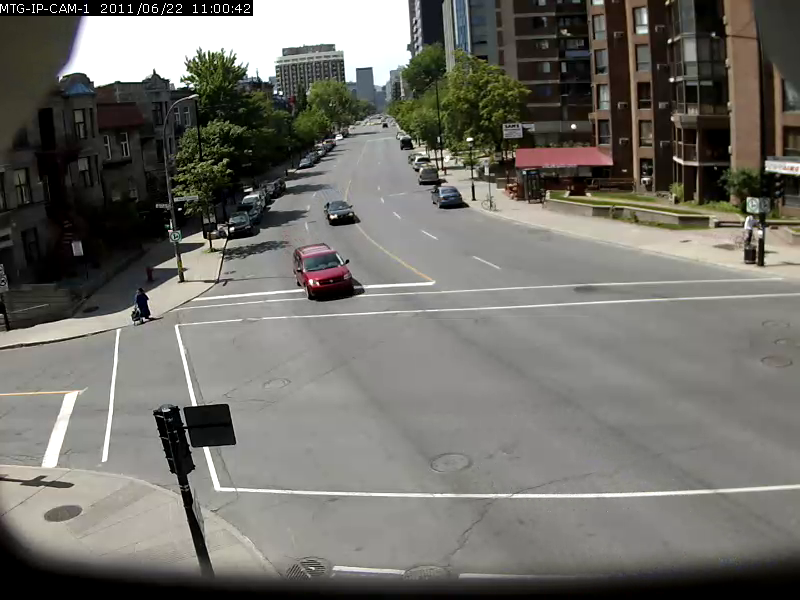
#> input picture frame 59 of Aula 12 - HOG, Reconhecimento de padrões/video.mp4, 800 x 600 px
$ jupyter execute 'Processamento de vídeo.ipynb'   (shell and % lines are left out)
#> lines starting #> are read from the running program, lines starting #| are printed output that depends on the picture
# Processamento de Vídeo utilizando o OpenCV

[cell 1]
import cv2
import numpy as np

### 1. Leitura e processamento de um arquivo de vídeo

[cell 2]
# Abre arquivo de vídeo
vcap = cv2.VideoCapture('video.mp4')

while True:

    # Obtém próximo frame do vídeo. ret indica se o frame
    # foi lido com sucesso, curr_frame possui a imagem
    ret, curr_frame = vcap.read()
#> curr_frame is the input picture: shape (600, 800, 3); mean B, G, R 104.5, 110.7, 112.4
    if ret==True:
        # Aqui podemos aplicar métodos de processamento de imagem
        # na imagem curr_frame. Por exemplo, transformar a imagem
        # para nível de cinza
        curr_frame_g = cv2.cvtColor(curr_frame, cv2.COLOR_BGR2GRAY)
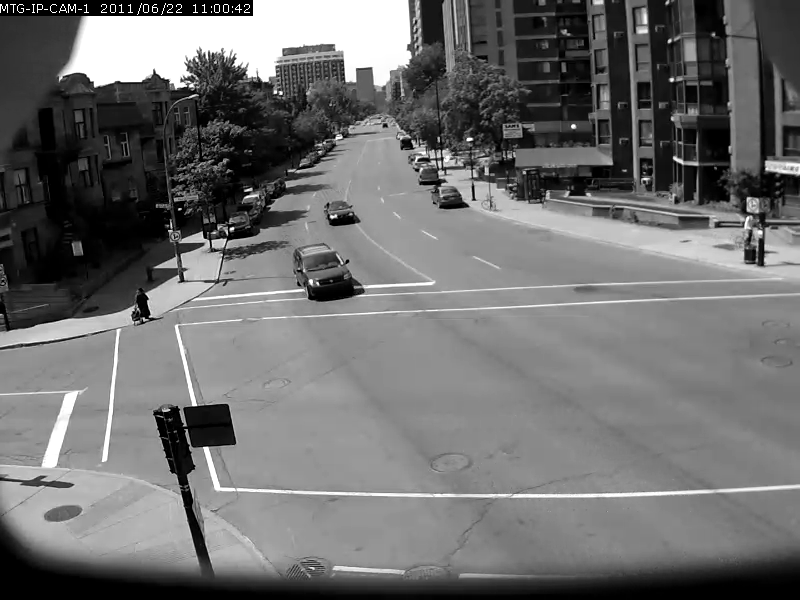
#> curr_frame_g: shape (600, 800); min 0, max 255, mean 110.5
        cv2.imshow('frame',curr_frame_g)

    # cv2.waitKey(x) faz o programa esperar x milisegundos para que uma tecla
    # seja digitada. Dependendo da plataforma, o resultado dessa função pode
    # ser um número com mais de 8 bits. É comum que uma operação bitwise and
    # seja feita entre o resultado dessa função e o número 0xff (11111111),
    # de forma que apenas os 8 primeiros bits sejam mantidos. A tecla esc
    # corresponde ao valor 27
    key = cv2.waitKey(1) & 0xff
#> (key Esc is pressed here)
    if key == 27:
        break

# Libera o arquivo
vcap.release()
# Fecha a janela
cv2.destroyAllWindows()

### 2. Leitura, processamento e escrita de um novo arquivo de vídeo

[cell 3]
def green_boost(img):

    green_channel = img[:,:,1]
    new_green_channel = np.power(green_channel, 0.5)
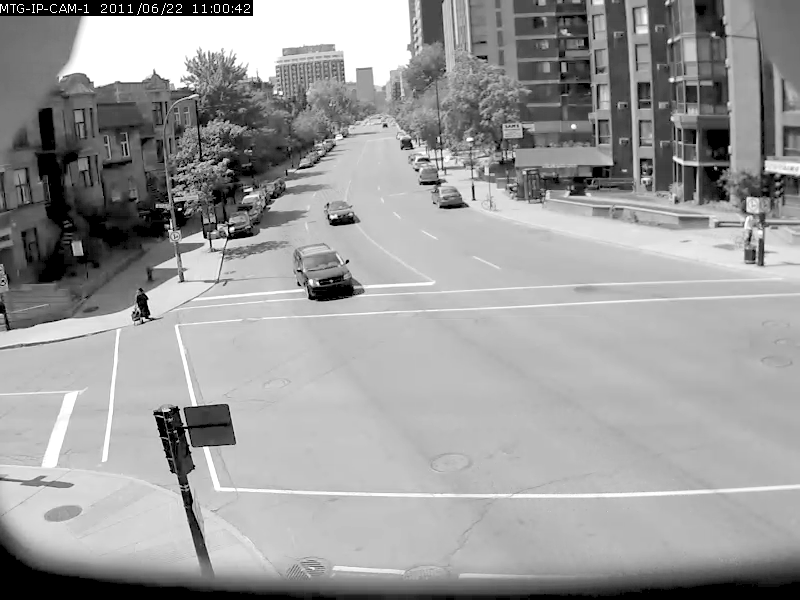
#> new_green_channel: shape (600, 800) float64; min 0, max 15.97, mean 9.75; drawn with min black and max white
    new_green_channel_normalized = 255*new_green_channel/np.max(new_green_channel)
    new_green_channel_normalized = np.round(new_green_channel_normalized).astype(np.uint8)
    new_img = img.copy()
    new_img[:,:,1] = new_green_channel_normalized
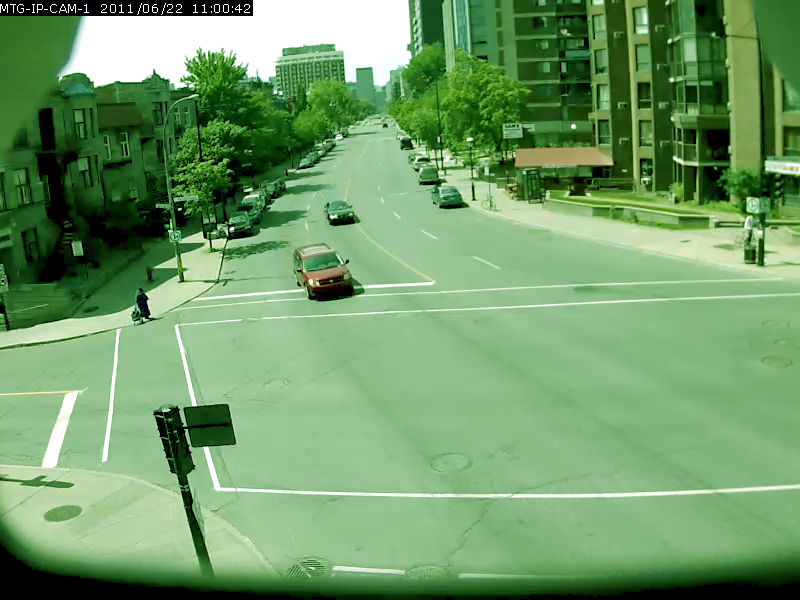
#> new_img: shape (600, 800, 3); mean B, G, R 104.5, 155.7, 112.4

    return new_img

vcap = cv2.VideoCapture('video.mp4')

# Obtém informações sobre o vídeo
fps = vcap.get(cv2.CAP_PROP_FPS)
w = int(vcap.get(cv2.CAP_PROP_FRAME_WIDTH))
h = int(vcap.get(cv2.CAP_PROP_FRAME_HEIGHT))

# Obtém o código associado com um dado codec de compressão de vídeo. MJPG
# tende a funcionar em diferentes plataformas, mas é meio ruim. Uma boa
# opção é o 'H264', mas é preciso que ele esteja instalado no sistema
codec = cv2.VideoWriter_fourcc(*'MJPG')

# Cria arquivo de saída
video_writer = cv2.VideoWriter('output.mp4', codec, fps, (w,h))

while True:
    ret, curr_frame = vcap.read()
    if ret==True:
        new_frame = green_boost(curr_frame)
        video_writer.write(new_frame)
    else:
        break

vcap.release()
video_writer.release()

$ run again, starting later in the video
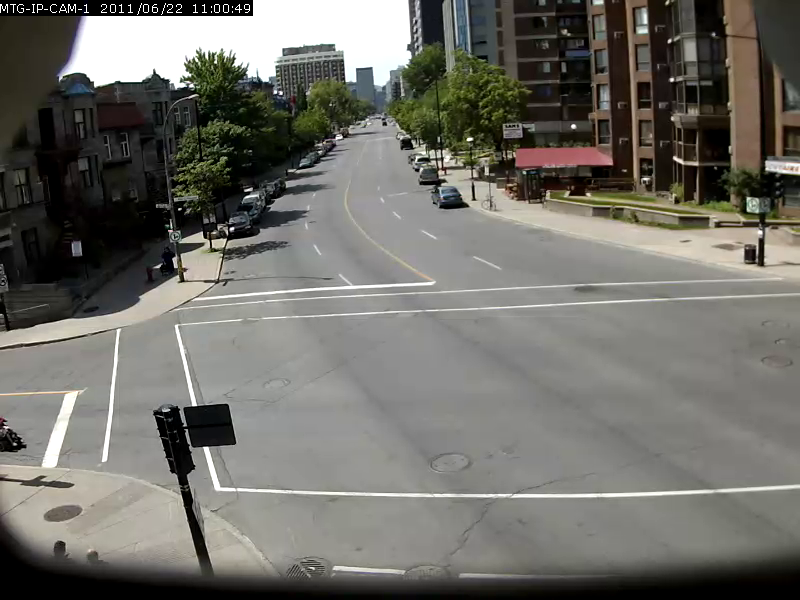
#> input picture frame 268 of Aula 12 - HOG, Reconhecimento de padrões/video.mp4, 800 x 600 px
#> curr_frame is the input picture: shape (600, 800, 3); mean B, G, R 104.1, 110.3, 111.6
#> in green_boost, `new_green_channel = np.power(green_channel, 0.5)`:
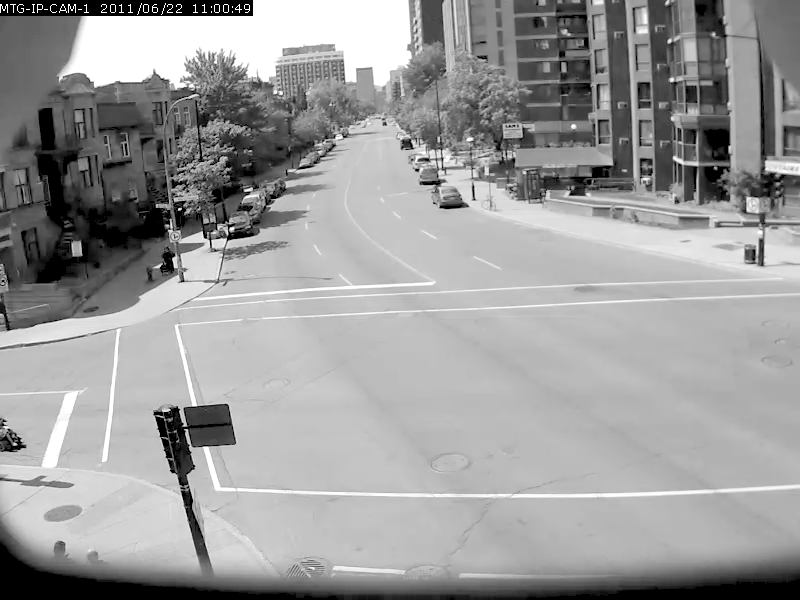
#> new_green_channel: shape (600, 800) float64; min 0, max 15.97, mean 9.73; drawn with min black and max white
#> in green_boost, `new_img[:,:,1] = new_green_channel_normalized`:
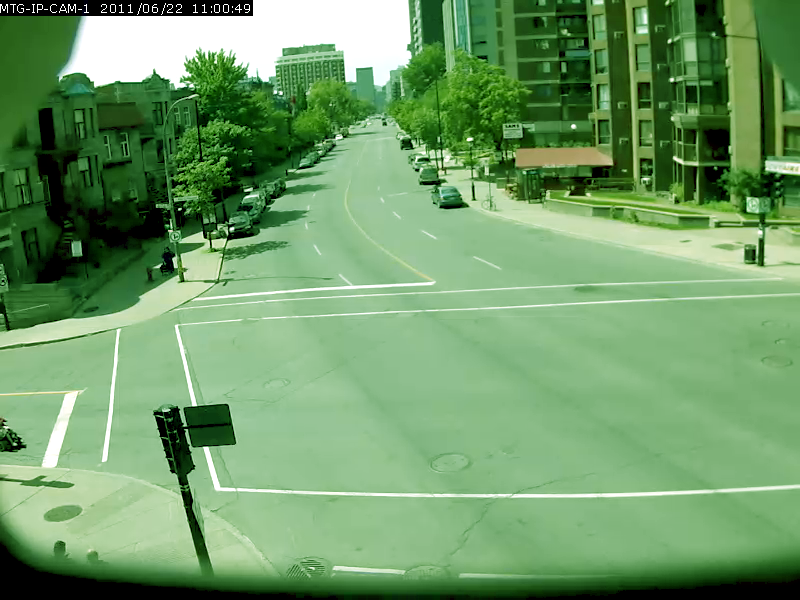
#> new_img: shape (600, 800, 3); mean B, G, R 104.1, 155.4, 111.6

$ run again, starting later in the video
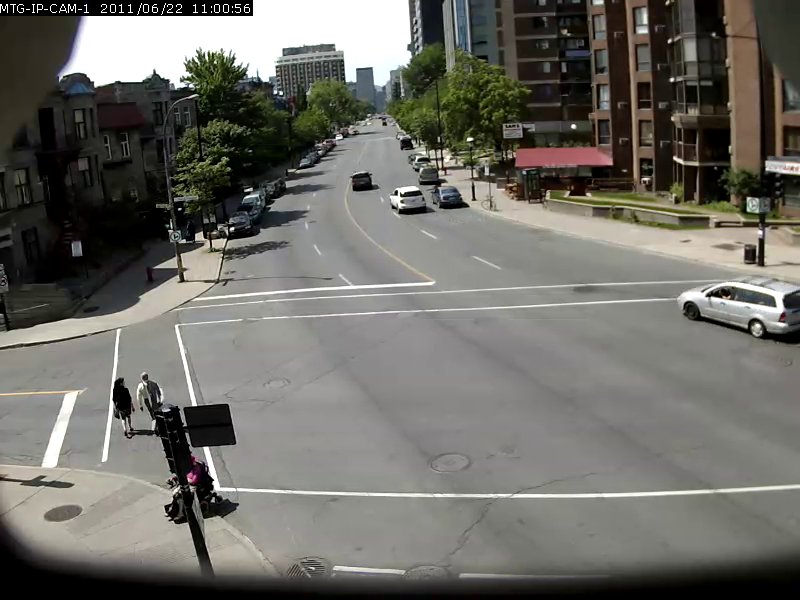
#> input picture frame 477 of Aula 12 - HOG, Reconhecimento de padrões/video.mp4, 800 x 600 px
#> curr_frame is the input picture: shape (600, 800, 3); mean B, G, R 102.4, 108.4, 109.9
#> in green_boost, `new_green_channel = np.power(green_channel, 0.5)`:
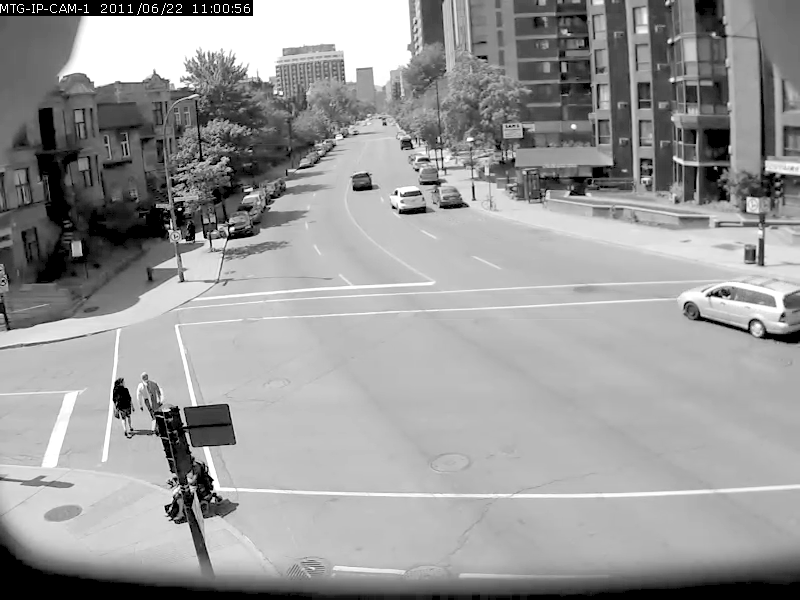
#> new_green_channel: shape (600, 800) float64; min 0, max 15.97, mean 9.62; drawn with min black and max white
#> in green_boost, `new_img[:,:,1] = new_green_channel_normalized`:
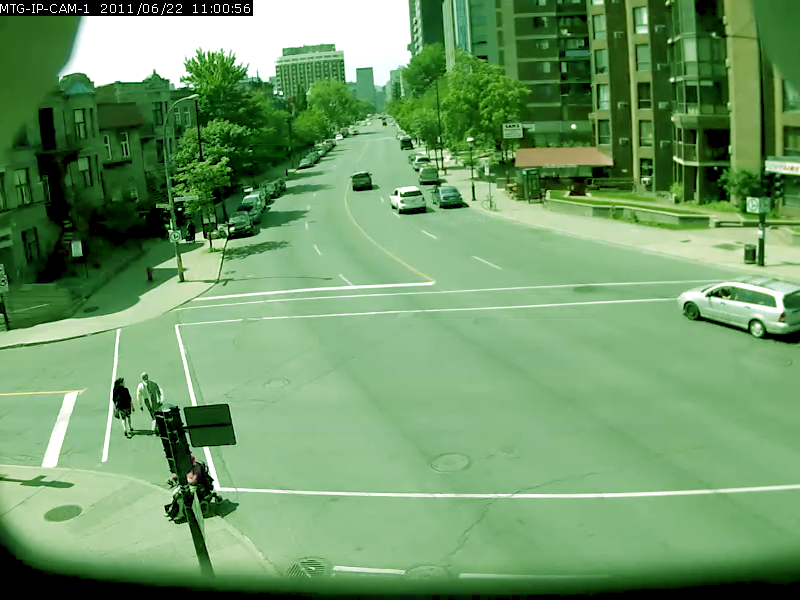
#> new_img: shape (600, 800, 3); mean B, G, R 102.4, 153.7, 109.9
